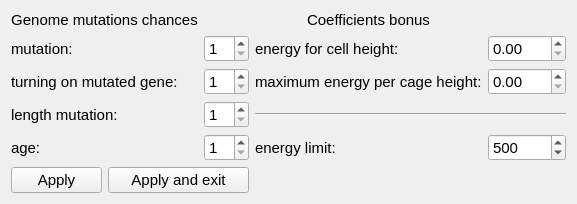
<?xml version="1.0" encoding="UTF-8"?>
<ui version="4.0">
 <class>advancedSettingForm</class>
 <widget class="QWidget" name="advancedSettingForm">
  <property name="geometry">
   <rect>
    <x>0</x>
    <y>0</y>
    <width>577</width>
    <height>202</height>
   </rect>
  </property>
  <property name="minimumSize">
   <size>
    <width>0</width>
    <height>0</height>
   </size>
  </property>
  <property name="font">
   <font>
    <pointsize>11</pointsize>
   </font>
  </property>
  <property name="windowTitle">
   <string>Settings</string>
  </property>
  <property name="layoutDirection">
   <enum>Qt::LeftToRight</enum>
  </property>
  <layout class="QGridLayout" name="gridLayout">
   <item row="0" column="0" colspan="2">
    <widget class="QLabel" name="label">
     <property name="sizePolicy">
      <sizepolicy hsizetype="Preferred" vsizetype="Maximum">
       <horstretch>0</horstretch>
       <verstretch>0</verstretch>
      </sizepolicy>
     </property>
     <property name="text">
      <string>Genome mutations chances</string>
     </property>
     <property name="alignment">
      <set>Qt::AlignCenter</set>
     </property>
    </widget>
   </item>
   <item row="0" column="3">
    <widget class="QLabel" name="label_6">
     <property name="sizePolicy">
      <sizepolicy hsizetype="Preferred" vsizetype="Maximum">
       <horstretch>0</horstretch>
       <verstretch>0</verstretch>
      </sizepolicy>
     </property>
     <property name="text">
      <string>Coefficients bonus</string>
     </property>
     <property name="textFormat">
      <enum>Qt::AutoText</enum>
     </property>
     <property name="alignment">
      <set>Qt::AlignCenter</set>
     </property>
    </widget>
   </item>
   <item row="1" column="0">
    <widget class="QLabel" name="label_2">
     <property name="text">
      <string>mutation:</string>
     </property>
    </widget>
   </item>
   <item row="1" column="2">
    <widget class="QSpinBox" name="spinBoxMutationChance">
     <property name="minimum">
      <number>1</number>
     </property>
     <property name="maximum">
      <number>9</number>
     </property>
    </widget>
   </item>
   <item row="1" column="3">
    <widget class="QLabel" name="label_5">
     <property name="text">
      <string>energy for cell height:</string>
     </property>
    </widget>
   </item>
   <item row="1" column="4">
    <widget class="QDoubleSpinBox" name="spinBoxBuffHeight">
     <property name="maximum">
      <double>10.000000000000000</double>
     </property>
     <property name="singleStep">
      <double>0.050000000000000</double>
     </property>
    </widget>
   </item>
   <item row="2" column="0" colspan="2">
    <widget class="QLabel" name="label_4">
     <property name="text">
      <string>turning on mutated gene:</string>
     </property>
    </widget>
   </item>
   <item row="2" column="2">
    <widget class="QSpinBox" name="spinBoxTrueMutationChance">
     <property name="minimum">
      <number>1</number>
     </property>
     <property name="maximum">
      <number>9</number>
     </property>
    </widget>
   </item>
   <item row="2" column="3">
    <widget class="QLabel" name="label_7">
     <property name="text">
      <string>maximum energy per cage height:</string>
     </property>
    </widget>
   </item>
   <item row="2" column="4">
    <widget class="QDoubleSpinBox" name="spinBoxBuffHeightMax">
     <property name="maximum">
      <double>10.000000000000000</double>
     </property>
     <property name="singleStep">
      <double>0.050000000000000</double>
     </property>
    </widget>
   </item>
   <item row="3" column="0" colspan="2">
    <widget class="QLabel" name="label_3">
     <property name="text">
      <string>length mutation:</string>
     </property>
    </widget>
   </item>
   <item row="3" column="2">
    <widget class="QSpinBox" name="spinBoxLenMutationChance">
     <property name="minimum">
      <number>1</number>
     </property>
     <property name="maximum">
      <number>9</number>
     </property>
    </widget>
   </item>
   <item row="3" column="3" colspan="2">
    <widget class="Line" name="line">
     <property name="orientation">
      <enum>Qt::Horizontal</enum>
     </property>
    </widget>
   </item>
   <item row="4" column="0">
    <widget class="QLabel" name="label_21">
     <property name="text">
      <string>age:</string>
     </property>
    </widget>
   </item>
   <item row="4" column="2">
    <widget class="QSpinBox" name="spinBoxAge">
     <property name="minimum">
      <number>1</number>
     </property>
     <property name="maximum">
      <number>9</number>
     </property>
    </widget>
   </item>
   <item row="4" column="3">
    <widget class="QLabel" name="label_8">
     <property name="text">
      <string>energy limit:</string>
     </property>
    </widget>
   </item>
   <item row="4" column="4">
    <widget class="QSpinBox" name="spinBoxEnergyLimit">
     <property name="minimum">
      <number>100</number>
     </property>
     <property name="maximum">
      <number>100000</number>
     </property>
     <property name="singleStep">
      <number>100</number>
     </property>
     <property name="value">
      <number>500</number>
     </property>
    </widget>
   </item>
   <item row="5" column="0">
    <widget class="QPushButton" name="buttonMutationChanceApply">
     <property name="text">
      <string>Apply</string>
     </property>
    </widget>
   </item>
   <item row="5" column="1" colspan="2">
    <widget class="QPushButton" name="buttonMutationChanceApplyExit">
     <property name="text">
      <string>Apply and exit</string>
     </property>
    </widget>
   </item>
  </layout>
 </widget>
 <resources/>
 <connections/>
</ui>
